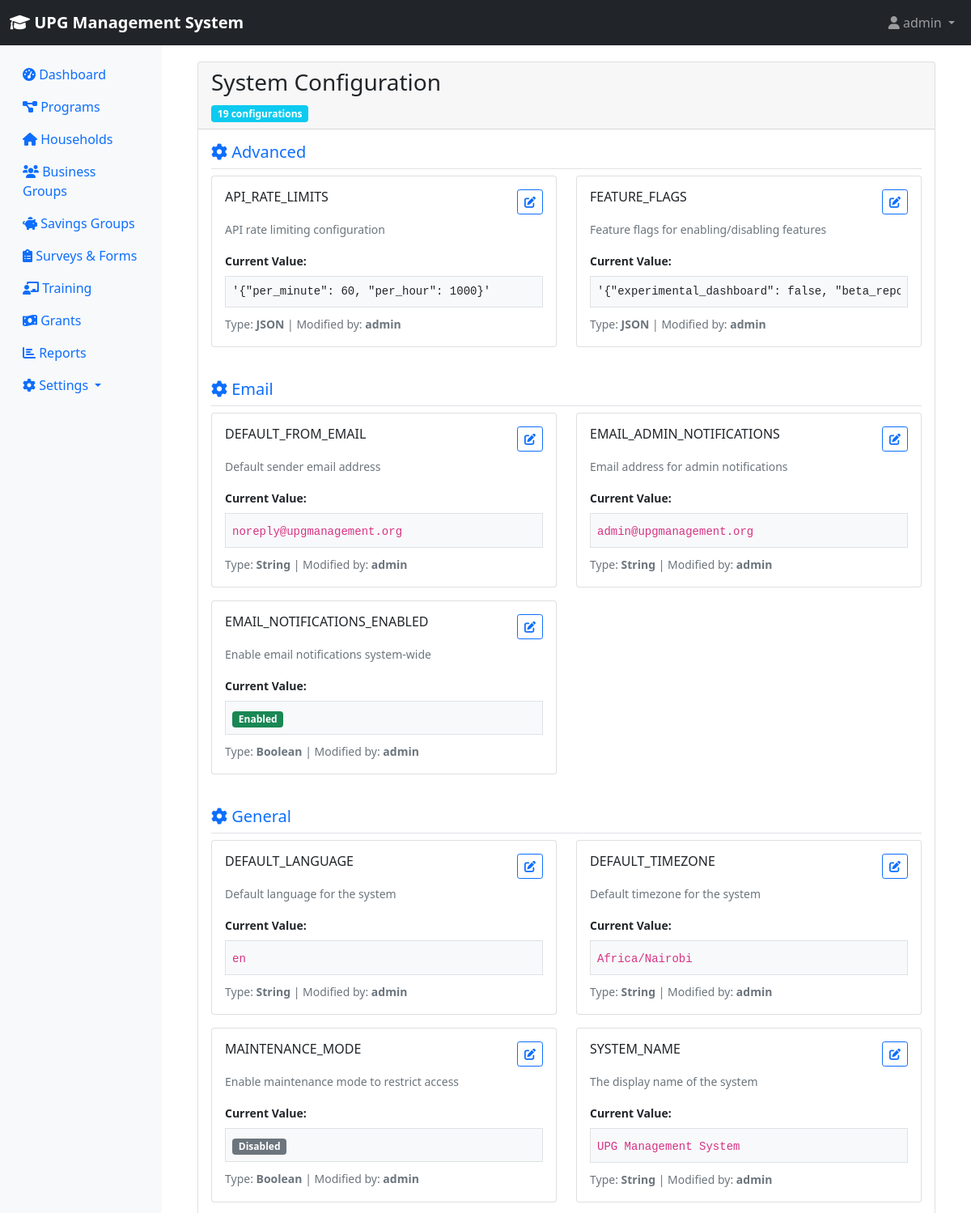
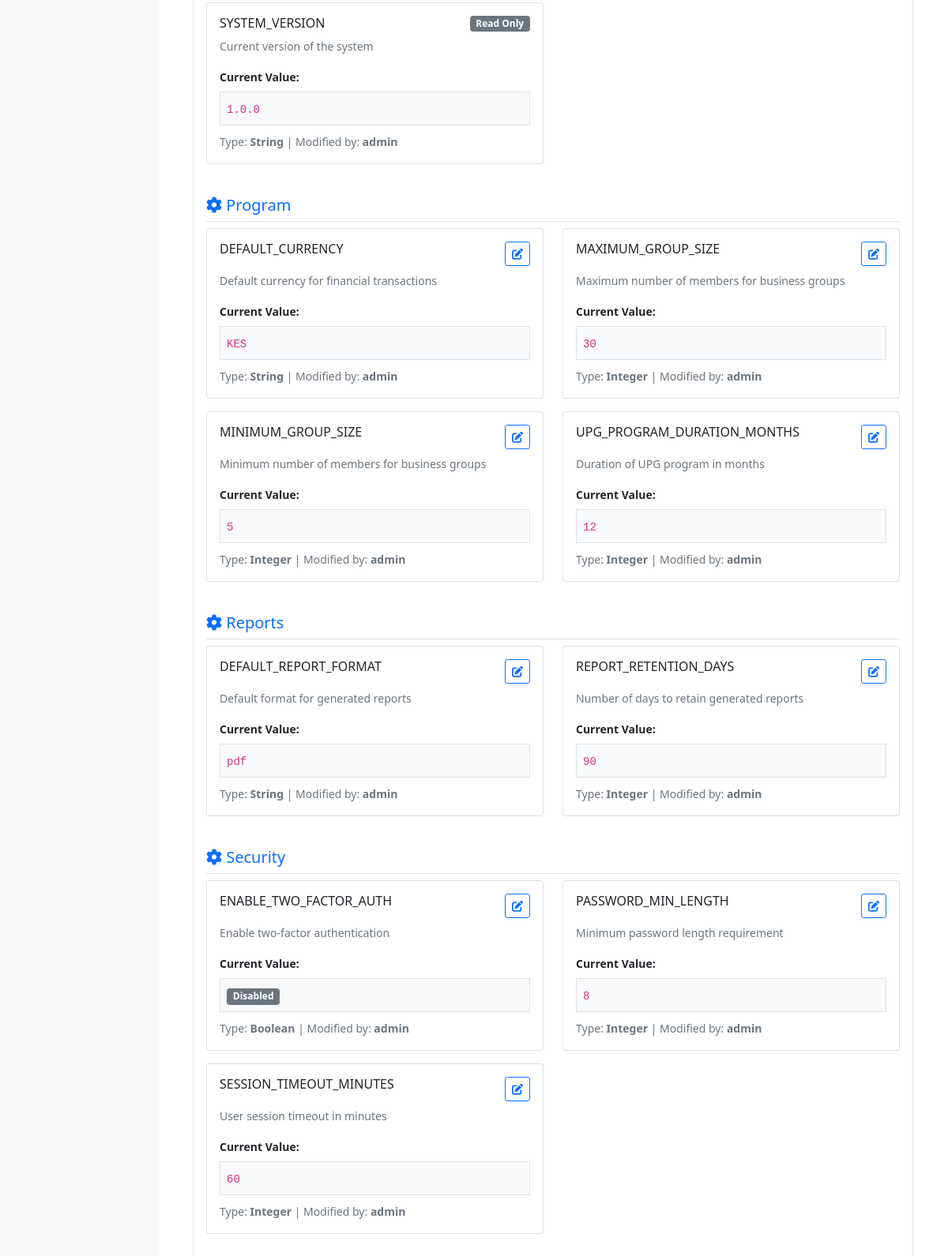
Page /settings/config/ (signed in) on the committed database (2 pictures, top to bottom).
### accounts/models.py (models this page shows, shortened)
class User(AbstractUser):
    ROLE_CHOICES = [
        ('county_executive', 'County Executive (CECM & Governor)'),
        ('county_assembly', 'County Assembly Member'),
        ('ict_admin', 'ICT Administrator'),
        ('me_staff', 'M&E Staff'),
        ('field_associate', 'Field Associate/Mentor Supervisor'),
        ('mentor', 'Mentor'),
        ('beneficiary', 'Beneficiary'),
    ]
    email = models.EmailField(unique=True)
    role = models.CharField(max_length=20, choices=ROLE_CHOICES, default='mentor')
    phone_number = models.CharField(max_length=15, blank=True)
    office = models.CharField(max_length=100, blank=True)
    country = models.CharField(max_length=50, default='Kenya')
    is_active = models.BooleanField(default=True)
    created_at = models.DateTimeField(auto_now_add=True)
    updated_at = models.DateTimeField(auto_now=True)
    class Meta:
        db_table = 'upg_users'

### settings_module/models.py (models this page shows, shortened)
class SystemConfiguration(models.Model):
    SETTING_TYPES = [
        ('string', 'String'),
        ('integer', 'Integer'),
        ('boolean', 'Boolean'),
        ('json', 'JSON'),
        ('file', 'File Path'),
    ]
    key = models.CharField(max_length=100, unique=True, help_text="Configuration key identifier")
    value = models.TextField(help_text="Configuration value")
    setting_type = models.CharField(max_length=20, choices=SETTING_TYPES, default='string')
    description = models.TextField(blank=True, help_text="Description of this setting")
    category = models.CharField(max_length=50, default='general', help_text="Setting category")
    is_public = models.BooleanField(default=False, help_text="Can be viewed by non-admin users")
    is_editable = models.BooleanField(default=True, help_text="Can be modified")
    created_by = models.ForeignKey(User, on_delete=models.SET_NULL, null=True, related_name='created_settings')
    modified_by = models.ForeignKey(User, on_delete=models.SET_NULL, null=True, related_name='modified_settings')
    created_at = models.DateTimeField(auto_now_add=True)
    updated_at = models.DateTimeField(auto_now=True)
    class Meta:
        db_table = 'upg_system_configurations'
        ordering = ['category', 'key']

### settings_module/views.py (the view)
# urls.py: path('config/', views.system_config, name='system_config'),
@login_required
def system_config(request):
    if not (request.user.is_superuser or request.user.role == 'ict_admin'):
        return HttpResponseForbidden("You do not have permission to access system configuration.")
    configs = SystemConfiguration.objects.all().order_by('category', 'key')
    config_groups = {}
    for config in configs:
        if config.category not in config_groups:
            config_groups[config.category] = []
        config_groups[config.category].append(config)
    context = {
        'page_title': 'System Configuration',
        'config_groups': config_groups,
        'total_configs': configs.count(),
    }
    return render(request, 'settings_module/system_config.html', context)

### core/context_processors.py (called while the page is built, shortened)
def system_alerts(request):
    if request.user.is_authenticated:
        from settings_module.models import SystemAlert, UserAlertDismissal
        from django.utils import timezone
        active_alerts = SystemAlert.objects.filter(
            is_active=True,
            show_until__gt=timezone.now()
        )
        user_alerts = []
        return {
            'system_alerts': user_alerts,
            'alerts_count': len(user_alerts),
        }
    return {}

### settings_module/templates/settings_module/system_config.html (shortened to what this page needs)
{% extends 'base.html' %}
{% load crispy_forms_tags %}
{% block content %}
<div class="container-fluid">
    <div class="row">
        <div class="col-12">
            <div class="card">
                <div class="card-header">
                    <h3 class="card-title">{{ page_title }}</h3>
                    <div class="card-tools">
                        <span class="badge bg-info">{{ total_configs }} configurations</span>
                    </div>
                </div>
                <div class="card-body">
                    {% if config_groups %}
                    {% for category, configs in config_groups.items %}
                    <div class="mb-4">
                        <h5 class="text-primary border-bottom pb-2">
                            <i class="fas fa-cog"></i> {{ category|title }}
                        </h5>
                        <div class="row">
                            {% for config in configs %}
                            <div class="col-md-6 mb-3">
                                <div class="card h-100">
                                    <div class="card-body">
                                        <div class="d-flex justify-content-between align-items-start mb-2">
                                            <h6 class="card-title mb-0">{{ config.key }}</h6>
                                            {% if config.is_editable %}
                                            <a href="{% url 'settings:config_edit' config.id %}"
                                               class="btn btn-sm btn-outline-primary">
                                                <i class="fas fa-edit"></i>
                                            </a>
                                            {% else %}
                                            <span class="badge bg-secondary">Read Only</span>
                                            {% endif %}
                                        </div>
                                        {% if config.description %}
                                        <p class="card-text text-muted small">{{ config.description }}</p>
                                        {% endif %}
                                        <div class="form-group">
                                            <label class="form-label small fw-bold">Current Value:</label>
                                            <div class="border p-2 bg-light">
                                                {% if config.setting_type == 'boolean' %}
                                                    {% if config.value == 'true' %}
                                                    <span class="badge bg-success">Enabled</span>
                                                    {% else %}
                                                    <span class="badge bg-secondary">Disabled</span>
                                                    {% endif %}
                                                {% elif config.setting_type == 'json' %}
                                                <pre class="mb-0"><code>{{ config.value|pprint }}</code></pre>
                                                {% else %}
                                                <code>{{ config.value|default:"Not set" }}</code>
                                                {% endif %}
                                            </div>
                                        </div>
                                        <div class="mt-2">
                                            <small class="text-muted">
                                                Type: <strong>{{ config.get_setting_type_display }}</strong>
                                                {% if config.modified_by %}
                                                | Modified by: <strong>{{ config.modified_by.username }}</strong>
                                                {% endif %}
                                            </small>
                                        </div>
                                    </div>
                                </div>
                            </div>
                            {% endfor %}
                        </div>
                    </div>
                    {% endfor %}
                    {% else %}
                    <div class="text-center py-5">
                        <i class="fas fa-cogs fa-3x text-muted mb-3"></i>
                        <h4>No Configuration Settings</h4>
                        <p class="text-muted">No system configuration settings have been defined yet.</p>
                    </div>
                    {% endif %}
                </div>
            </div>
        </div>
    </div>
</div>
{% endblock %}

### templates/base.html (shortened to what this page needs)
<!DOCTYPE html>
<html lang="en">
<head>
    <link href="https://cdn.jsdelivr.net/npm/bootstrap@5.1.3/dist/css/bootstrap.min.css" rel="stylesheet">
    <link href="https://cdnjs.cloudflare.com/ajax/libs/font-awesome/6.0.0/css/all.min.css" rel="stylesheet">
</head>
<body>
    <nav class="navbar navbar-expand-lg navbar-dark bg-dark">
        <div class="container-fluid">
            <a class="navbar-brand" href="{% url 'dashboard:dashboard' %}">
                <i class="fas fa-graduation-cap"></i> UPG Management System
            </a>
            {% if user.is_authenticated %}
            <div class="navbar-nav ms-auto">
                <div class="nav-item dropdown">
                    <a class="nav-link dropdown-toggle" href="#" role="button" data-bs-toggle="dropdown">
                        <i class="fas fa-user"></i> {{ user.get_full_name|default:user.username }}
                    </a>
                </div>
            </div>
            {% endif %}
        </div>
    </nav>
    <div class="container-fluid">
        <div class="row">
            {% if user.is_authenticated %}
            <nav class="col-md-2 d-none d-md-block sidebar">
                <div class="sidebar-sticky pt-3">
                    <ul class="nav flex-column">
                        <li class="nav-item">
                            <a class="nav-link {% if request.resolver_match.url_name == 'dashboard' %}active{% endif %}"
                               href="{% url 'dashboard:dashboard' %}">
                                <i class="fas fa-tachometer-alt"></i> Dashboard
                            </a>
                        </li>
                        {% if perms.can_view_programs %}
                        <li class="nav-item">
                            <a class="nav-link" href="{% url 'programs:program_list' %}">
                                <i class="fas fa-project-diagram"></i> Programs
                            </a>
                        </li>
                        {% endif %}
                        {% if perms.can_view_households %}
                        <li class="nav-item">
                            <a class="nav-link" href="{% url 'households:household_list' %}">
                                <i class="fas fa-home"></i> Households
                            </a>
                        </li>
                        {% endif %}
                        {% if perms.can_view_business_groups %}
                        <li class="nav-item">
                            <a class="nav-link" href="{% url 'business_groups:group_list' %}">
                                <i class="fas fa-users"></i> Business Groups
                            </a>
                        </li>
                        {% endif %}
                        {% if perms.can_view_savings_groups %}
                        <li class="nav-item">
                            <a class="nav-link" href="{% url 'savings_groups:savings_list' %}">
                                <i class="fas fa-piggy-bank"></i> Savings Groups
                            </a>
                        </li>
                        {% endif %}
                        {% if perms.can_view_surveys %}
                        <li class="nav-item">
                            <a class="nav-link" href="{% url 'surveys:survey_list' %}">
                                <i class="fas fa-clipboard-list"></i> Surveys & Forms
                            </a>
                        </li>
                        {% endif %}
                        {% if perms.can_view_training %}
                        <li class="nav-item">
                            <a class="nav-link" href="{% url 'training:training_list' %}">
                                <i class="fas fa-chalkboard-teacher"></i> Training
                            </a>
                        </li>
                        {% endif %}
                        {% if perms.can_view_grants %}
                        <li class="nav-item">
                            <a class="nav-link" href="{% url 'grants:grants_dashboard' %}">
                                <i class="fas fa-money-bill-wave"></i> Grants
                            </a>
                        </li>
                        {% endif %}
                        {% if perms.can_view_reports %}
                        <li class="nav-item">
                            <a class="nav-link" href="{% url 'reports:report_list' %}">
                                <i class="fas fa-chart-bar"></i> Reports
                            </a>
                        </li>
                        {% endif %}
                        {% if perms.can_view_settings %}
                        <li class="nav-item dropdown">
                            <a class="nav-link dropdown-toggle" href="#" role="button" data-bs-toggle="dropdown">
                                <i class="fas fa-cog"></i> Settings
                            </a>
                        </li>
                        {% endif %}
                    </ul>
                </div>
            </nav>
            {% endif %}
            <main role="main" class="{% if user.is_authenticated %}col-md-10 ml-sm-auto{% else %}col-12{% endif %} content-wrapper">
                {% block content %}{% endblock %}
            </main>
        </div>
    </div>
</body>
</html>

### templates/base.html (style rules this page uses)
.navbar-brand { font-weight: bold; }
.sidebar { min-height: 100vh; background-color: #f8f9fa; }
.content-wrapper { padding: 20px; }

### rows in the picture
User: get_full_name "admin"
SystemConfiguration: category "Advanced", key "API_RATE_LIMITS", is_editable True (drawn), description "API rate limiting configuration", value|pprint "'{\"per_minute\": 60, \"per_hour\": 1000}'", setting_type "JSON", modified_by.username "admin"
SystemConfiguration: key "FEATURE_FLAGS", is_editable True (drawn), description "Feature flags for enabling/disabling features", value|pprint "'{\"experimental_dashboard\": false,…", setting_type "JSON", modified_by.username "admin"
SystemConfiguration: category "Email", key "DEFAULT_FROM_EMAIL", is_editable True (drawn), description "Default sender email address", value "noreply@upgmanagement.org", setting_type "String", modified_by.username "admin"
SystemConfiguration: key "EMAIL_ADMIN_NOTIFICATIONS", is_editable True (drawn), description "Email address for admin notifications", value "admin@upgmanagement.org", setting_type "String", modified_by.username "admin"
SystemConfiguration: key "EMAIL_NOTIFICATIONS_ENABLED", is_editable True (drawn), description "Enable email notifications system-wide", value "Enabled", setting_type "Boolean", modified_by.username "admin"
SystemConfiguration: category "General", key "DEFAULT_LANGUAGE", is_editable True (drawn), description "Default language for the system", value "en", setting_type "String", modified_by.username "admin"
SystemConfiguration: key "DEFAULT_TIMEZONE", is_editable True (drawn), description "Default timezone for the system", value "Africa/Nairobi", setting_type "String", modified_by.username "admin"
SystemConfiguration: key "MAINTENANCE_MODE", is_editable True (drawn), description "Enable maintenance mode to restrict access", value "Disabled", setting_type "Boolean", modified_by.username "admin"
SystemConfiguration: key "SYSTEM_NAME", is_editable True (drawn), description "The display name of the system", value "UPG Management System", setting_type "String", modified_by.username "admin"
SystemConfiguration: key "SYSTEM_VERSION", is_editable "Read Only", description "Current version of the system", value "1.0.0", setting_type "String", modified_by.username "admin"
SystemConfiguration: category "Program", key "DEFAULT_CURRENCY", is_editable True (drawn), description "Default currency for financial transactions", value "KES", setting_type "String", modified_by.username "admin"
SystemConfiguration: key "MAXIMUM_GROUP_SIZE", is_editable True (drawn), description "Maximum number of members for business groups", value "30", setting_type "Integer", modified_by.username "admin"
SystemConfiguration: key "MINIMUM_GROUP_SIZE", is_editable True (drawn), description "Minimum number of members for business groups", value "5", setting_type "Integer", modified_by.username "admin"
SystemConfiguration: key "UPG_PROGRAM_DURATION_MONTHS", is_editable True (drawn), description "Duration of UPG program in months", value "12", setting_type "Integer", modified_by.username "admin"
SystemConfiguration: category "Reports", key "DEFAULT_REPORT_FORMAT", is_editable True (drawn), description "Default format for generated reports", value "pdf", setting_type "String", modified_by.username "admin"
SystemConfiguration: key "REPORT_RETENTION_DAYS", is_editable True (drawn), description "Number of days to retain generated reports", value "90", setting_type "Integer", modified_by.username "admin"
SystemConfiguration: category "Security", key "ENABLE_TWO_FACTOR_AUTH", is_editable True (drawn), description "Enable two-factor authentication", value "Disabled", setting_type "Boolean", modified_by.username "admin"
SystemConfiguration: key "PASSWORD_MIN_LENGTH", is_editable True (drawn), description "Minimum password length requirement", value "8", setting_type "Integer", modified_by.username "admin"
SystemConfiguration: key "SESSION_TIMEOUT_MINUTES", is_editable True (drawn), description "User session timeout in minutes", value "60", setting_type "Integer", modified_by.username "admin"

### other values in the picture
{{ page_title }} "System Configuration"
{{ total_configs }} "19"
